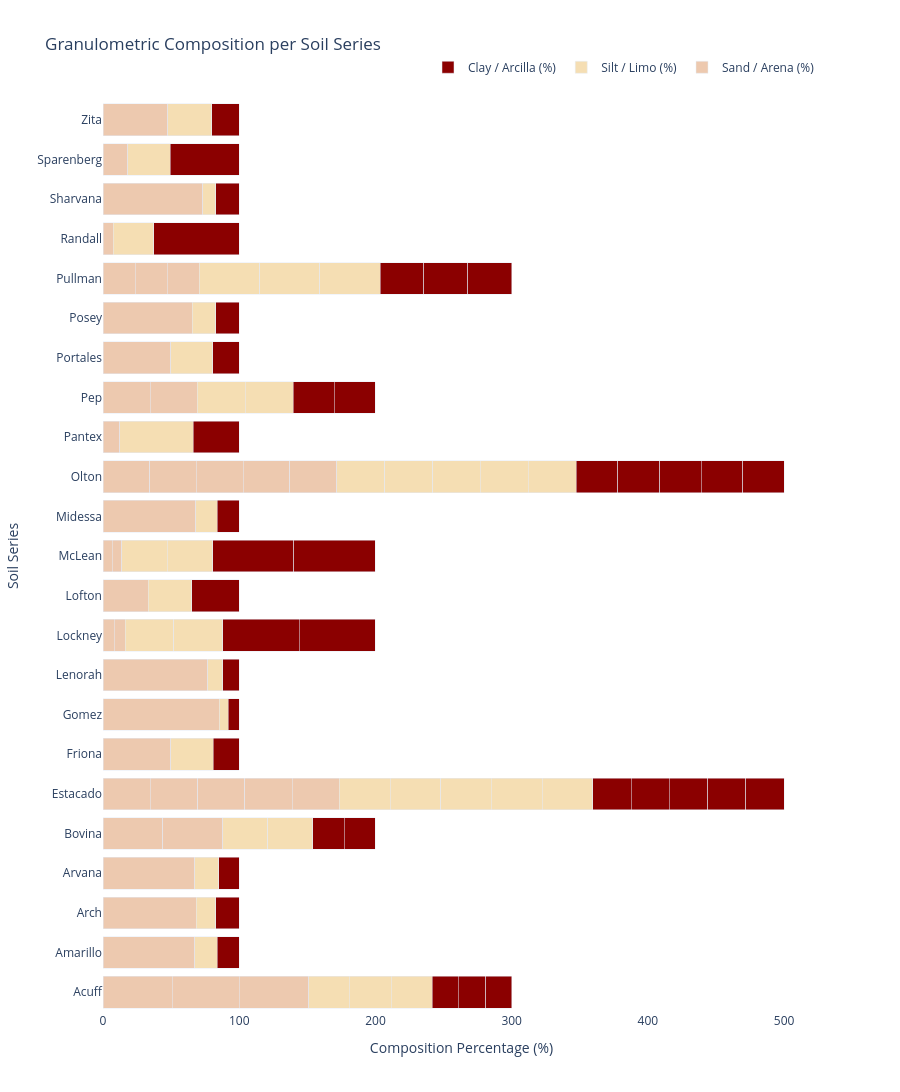

This figure's notebook cell:
### Markdown cell above
### 4. Granulometric Composition Analysis / Análisis Granulométrico
**EN:** Automated visualization of sand, silt, and clay proportions using Plotly.
**ES:** Visualización automatizada de las proporciones de arena, limo y arcilla utilizando Plotly.

### Code cell
# ============================================================
# STEP 4: PLOTLY GRANULOMETRIC VISUALIZATIONS
# ============================================================

if not series_data.empty:
    # EN: Filter rows with valid granulometric data / ES: Filtrar filas con datos válidos
    plot_data = series_data.dropna(subset=['arena', 'limo', 'arcilla']).copy()
    plot_data = plot_data.sort_values('serie')

    if not plot_data.empty:
        # EN: Create Stacked Bar Chart / ES: Crear gráfico de barras apiladas
        fig = go.Figure()

        fig.add_trace(go.Bar(
            y=plot_data['serie'], x=plot_data['arena'],
            name='Sand / Arena (%)', orientation='h', marker=dict(color='#EDC9Af')
        ))
        fig.add_trace(go.Bar(
            y=plot_data['serie'], x=plot_data['limo'],
            name='Silt / Limo (%)', orientation='h', marker=dict(color='#F5DEB3')
        ))
        fig.add_trace(go.Bar(
            y=plot_data['serie'], x=plot_data['arcilla'],
            name='Clay / Arcilla (%)', orientation='h', marker=dict(color='#8B0000')
        ))

        fig.update_layout(
            title="Granulometric Composition per Soil Series",
            barmode='stack',
            xaxis_title="Composition Percentage (%)",
            yaxis_title="Soil Series",
            plot_bgcolor='white',
            height=400 + (len(plot_data) * 20),
            legend=dict(orientation="h", yanchor="bottom", y=1.02, xanchor="right", x=1)
        )

        fig.show()
    else:
        print("⚠️ Not enough continuous numerical data to plot granulometry.")
else:
    print("⚠️ No data available to generate charts.")

### Figure 1 — Plotly figure (JSON) as saved in the notebook; plotly's stock layout.template omitted (floating-point values rounded to 4 significant figures)
{"data": [{"marker": {"color": "#EDC9Af"}, "name": "Sand / Arena (%)", "orientation": "h", "type": "bar", "x": [50.9, 49.1, 50.9, 67.5, 68.3, 67.2, 44, 44, 34.7, 34.7, 34.7, 34.7, 34.7, 49.8, 85.3, 77, 8.1, 8.1, 33.3, 6.8, 6.8, 68, 34.3, 34.3, 34.3, 34.3, 34.3, 12.3, 34.5, 34.5, 49.9, 65.6, 23.6, 23.6, 23.6, 7.7, 73.1, 18.2, 47.5], "y": ["Acuff", "Acuff", "Acuff", "Amarillo", "Arch", "Arvana", "Bovina", "Bovina", "Estacado", "Estacado", "Estacado", "Estacado", "Estacado", "Friona", "Gomez", "Lenorah", "Lockney", "Lockney", "Lofton", "McLean", "McLean", "Midessa", "Olton", "Olton", "Olton", "Olton", "Olton", "Pantex", "Pep", "Pep", "Portales", "Posey", "Pullman", "Pullman", "Pullman", "Randall", "Sharvana", "Sparenberg", "Zita"]}, {"marker": {"color": "#F5DEB3"}, "name": "Silt / Limo (%)", "orientation": "h", "type": "bar", "x": [30, 30.7, 30, 16.4, 14.5, 17.9, 33, 33, 37.2, 37.2, 37.2, 37.2, 37.2, 31, 6.7, 10.8, 35.9, 35.9, 31.7, 33.4, 33.4, 15.9, 35.2, 35.2, 35.2, 35.2, 35.2, 53.8, 35.3, 35.3, 30.5, 17.1, 44.2, 44.2, 44.2, 29.4, 9.8, 31.3, 32.2], "y": ["Acuff", "Acuff", "Acuff", "Amarillo", "Arch", "Arvana", "Bovina", "Bovina", "Estacado", "Estacado", "Estacado", "Estacado", "Estacado", "Friona", "Gomez", "Lenorah", "Lockney", "Lockney", "Lofton", "McLean", "McLean", "Midessa", "Olton", "Olton", "Olton", "Olton", "Olton", "Pantex", "Pep", "Pep", "Portales", "Posey", "Pullman", "Pullman", "Pullman", "Randall", "Sharvana", "Sparenberg", "Zita"]}, {"marker": {"color": "#8B0000"}, "name": "Clay / Arcilla (%)", "orientation": "h", "type": "bar", "x": [19.1, 20.2, 19.1, 16.1, 17.2, 14.9, 23, 23, 28.1, 28.1, 28.1, 28.1, 28.1, 19.2, 8, 12.2, 56, 56, 35, 59.8, 59.8, 16.1, 30.5, 30.5, 30.5, 30.5, 30.5, 33.9, 30.2, 30.2, 19.6, 17.3, 32.2, 32.2, 32.2, 62.9, 17.1, 50.5, 20.3], "y": ["Acuff", "Acuff", "Acuff", "Amarillo", "Arch", "Arvana", "Bovina", "Bovina", "Estacado", "Estacado", "Estacado", "Estacado", "Estacado", "Friona", "Gomez", "Lenorah", "Lockney", "Lockney", "Lofton", "McLean", "McLean", "Midessa", "Olton", "Olton", "Olton", "Olton", "Olton", "Pantex", "Pep", "Pep", "Portales", "Posey", "Pullman", "Pullman", "Pullman", "Randall", "Sharvana", "Sparenberg", "Zita"]}], "layout": {"barmode": "stack", "height": 1180, "legend": {"orientation": "h", "x": 1, "xanchor": "right", "y": 1.02, "yanchor": "bottom"}, "plot_bgcolor": "white", "title": {"text": "Granulometric Composition per Soil Series"}, "xaxis": {"title": {"text": "Composition Percentage (%)"}}, "yaxis": {"title": {"text": "Soil Series"}}}}
